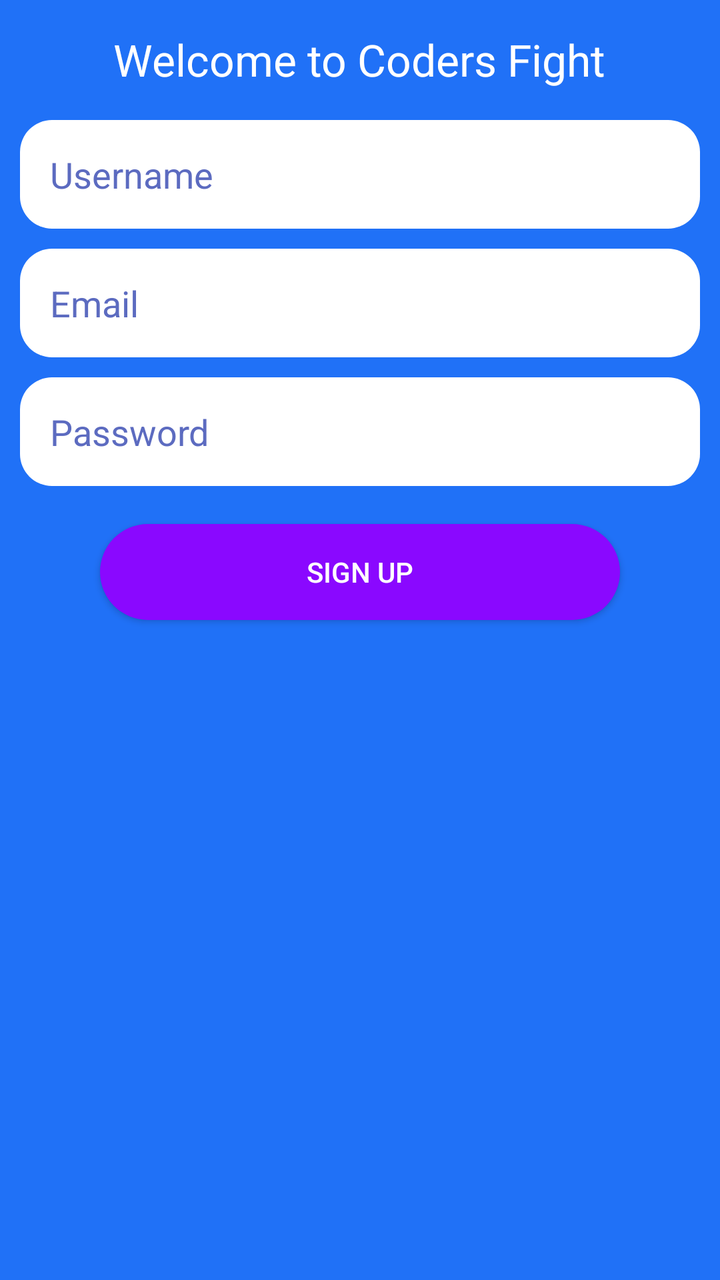
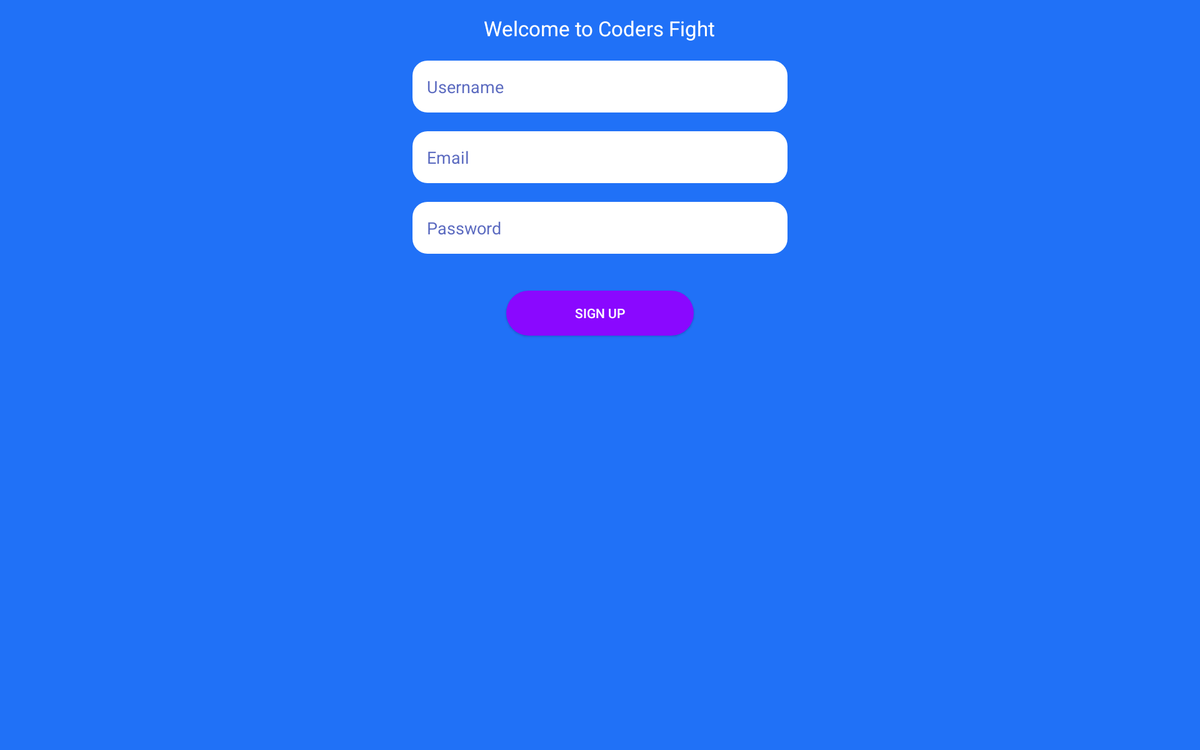

First picture: res/layout/ on a phone held upright. Second picture: the repository's own variant of that layout, on a device whose configuration matches the variant's folder. Source for both follows.
<!-- AndroidManifest.xml: application theme AppTheme -->
<!-- res/layout/activity_register.xml -->
<?xml version="1.0" encoding="utf-8"?>
<RelativeLayout xmlns:android="http://schemas.android.com/apk/res/android"
    xmlns:app="http://schemas.android.com/apk/res-auto"
    android:orientation="vertical" android:layout_width="match_parent"
    android:layout_height="match_parent"
    android:background="@color/colorBackBlue">



    <EditText
        android:layout_width="match_parent"
        android:layout_height="wrap_content"
        android:inputType="textEmailAddress"
        android:ems="10"
        android:id="@+id/nickname"
        android:hint="Username"
        android:singleLine="false"
        android:textColorHint="@color/colorPrimaryDark"
        android:background="@drawable/rounded_login_edit_text"
        android:padding="15dp"

        android:layout_marginLeft="10dp"
        android:layout_marginRight="10dp"
        android:layout_marginTop="60dp" />

    <EditText
        android:layout_width="match_parent"
        android:layout_height="wrap_content"
        android:inputType="textPassword"
        android:ems="10"
        android:id="@+id/password"
        android:hint="Password"
        android:singleLine="false"
        android:textColorHint="@color/colorPrimaryDark"
        android:background="@drawable/rounded_login_edit_text"
        android:padding="15dp"
        android:layout_below="@+id/email"
        android:layout_alignParentLeft="true"
        android:layout_alignParentStart="true"
        android:layout_marginLeft="10dp"
        android:layout_marginRight="10dp"
        android:layout_marginTop="10dp" />

    <EditText
        android:layout_width="match_parent"
        android:layout_height="wrap_content"
        android:inputType="textEmailAddress"
        android:ems="10"
        android:id="@+id/email"
        android:hint="Email"
        android:singleLine="false"
        android:textColorHint="@color/colorPrimaryDark"
        android:background="@drawable/rounded_login_edit_text"
        android:padding="15dp"

        android:layout_marginTop="10dp"
        android:layout_below="@+id/nickname"
        android:layout_alignParentLeft="true"
        android:layout_alignParentStart="true"
        android:layout_marginLeft="10dp"
        android:layout_marginRight="10dp" />


    <Button
        android:text="SIgn up"
        android:layout_width="260dp"
        android:layout_height="wrap_content"
        android:id="@+id/sign_up_btn"
        android:background="@drawable/rounded_login_button"
        android:textColor="@android:color/background_light"
        android:layout_marginTop="19dp"
        android:layout_below="@+id/password"
        android:layout_centerHorizontal="true" />

    <TextView
        android:text="Welcome to Coders Fight"
        android:layout_width="wrap_content"
        android:layout_height="wrap_content"
        android:id="@+id/textView5"
        android:textAppearance="@style/TextAppearance.AppCompat.Large"
        android:layout_alignParentTop="true"
        android:layout_centerHorizontal="true"
        android:layout_marginTop="15dp"
        android:textColor="@android:color/background_light" />

</RelativeLayout>
<!-- resources referenced by this layout -->
<resources>
  <color name="colorBackBlue">#2071f7</color>
  <color name="colorPrimaryDark">#5c6bc0</color>
  <!-- drawable rounded_login_button (drawable) -->
  <?xml version="1.0" encoding="utf-8"?>
  <shape xmlns:android="http://schemas.android.com/apk/res/android"
      android:shape="rectangle">
      <solid android:color="#8a08ff" />
      <corners android:bottomRightRadius="32dp"
          android:bottomLeftRadius="32dp"
          android:topRightRadius="32dp"
          android:topLeftRadius="32dp"/>
  </shape>
  <!-- drawable rounded_login_edit_text (drawable) -->
  <?xml version="1.0" encoding="utf-8"?>
  <shape xmlns:android="http://schemas.android.com/apk/res/android"
      android:shape="rectangle">
      <solid android:color="#ffff" />
      <corners android:bottomRightRadius="16dp"
          android:bottomLeftRadius="16dp"
          android:topRightRadius="16dp"
          android:topLeftRadius="16dp"/>
  </shape>
  <style name="AppTheme" parent="Theme.AppCompat.Light.NoActionBar">
          
          <item name="colorPrimary">@color/colorPrimary</item>
          <item name="android:windowFullscreen">true</item>
          <item name="colorPrimaryDark">@color/colorPrimaryDark</item>
          <item name="colorAccent">@color/colorAccent</item>
      </style>
  <color name="colorPrimary">#3f51b5</color>
  <color name="colorAccent">#43a047</color>
</resources>
<!-- res/layout-xlarge/activity_register.xml (the repository's variant of the layout above) -->
<!-- drawn on a large tablet held sideways -->
<?xml version="1.0" encoding="utf-8"?>
<RelativeLayout xmlns:android="http://schemas.android.com/apk/res/android"
    xmlns:app="http://schemas.android.com/apk/res-auto"
    android:orientation="vertical" android:layout_width="match_parent"
    android:layout_height="match_parent"
    android:background="@color/colorBackBlue">


    <EditText
        android:id="@+id/nickname"
        android:layout_width="400dp"
        android:layout_height="wrap_content"
        android:layout_below="@+id/textView5"
        android:layout_centerHorizontal="true"

        android:layout_marginBottom="20dp"
        android:layout_marginTop="20dp"
        android:background="@drawable/rounded_login_edit_text"
        android:ems="10"
        android:hint="Username"
        android:inputType="textEmailAddress"
        android:padding="15dp"
        android:singleLine="false"
        android:textColorHint="@color/colorPrimaryDark" />

    <EditText
        android:id="@+id/password"
        android:layout_width="400dp"
        android:layout_height="wrap_content"
        android:layout_alignLeft="@+id/email"
        android:layout_alignStart="@+id/email"
        android:layout_below="@+id/email"
        android:layout_marginBottom="20dp"
        android:background="@drawable/rounded_login_edit_text"
        android:ems="10"
        android:hint="Password"
        android:inputType="textPassword"
        android:padding="15dp"
        android:singleLine="false"
        android:textColorHint="@color/colorPrimaryDark" />

    <EditText
        android:id="@+id/email"
        android:layout_width="400dp"
        android:layout_height="wrap_content"
        android:layout_alignLeft="@+id/nickname"

        android:layout_alignStart="@+id/nickname"
        android:layout_below="@+id/nickname"
        android:layout_marginBottom="20dp"
        android:background="@drawable/rounded_login_edit_text"
        android:ems="10"
        android:hint="Email"
        android:inputType="textEmailAddress"
        android:padding="15dp"
        android:singleLine="false"
        android:textColorHint="@color/colorPrimaryDark" />


    <Button
        android:id="@+id/sign_up_btn"
        android:layout_width="200dp"
        android:layout_height="wrap_content"
        android:layout_below="@+id/password"
        android:layout_centerHorizontal="true"
        android:layout_marginTop="19dp"
        android:background="@drawable/rounded_login_button"
        android:text="SIgn up"
        android:textColor="@android:color/background_light" />

    <TextView
        android:text="Welcome to Coders Fight"
        android:layout_width="wrap_content"
        android:layout_height="wrap_content"
        android:id="@+id/textView5"
        android:textAppearance="@style/TextAppearance.AppCompat.Large"
        android:layout_alignParentTop="true"
        android:layout_centerHorizontal="true"
        android:layout_marginTop="15dp"
        android:textColor="@android:color/background_light" />

</RelativeLayout>
